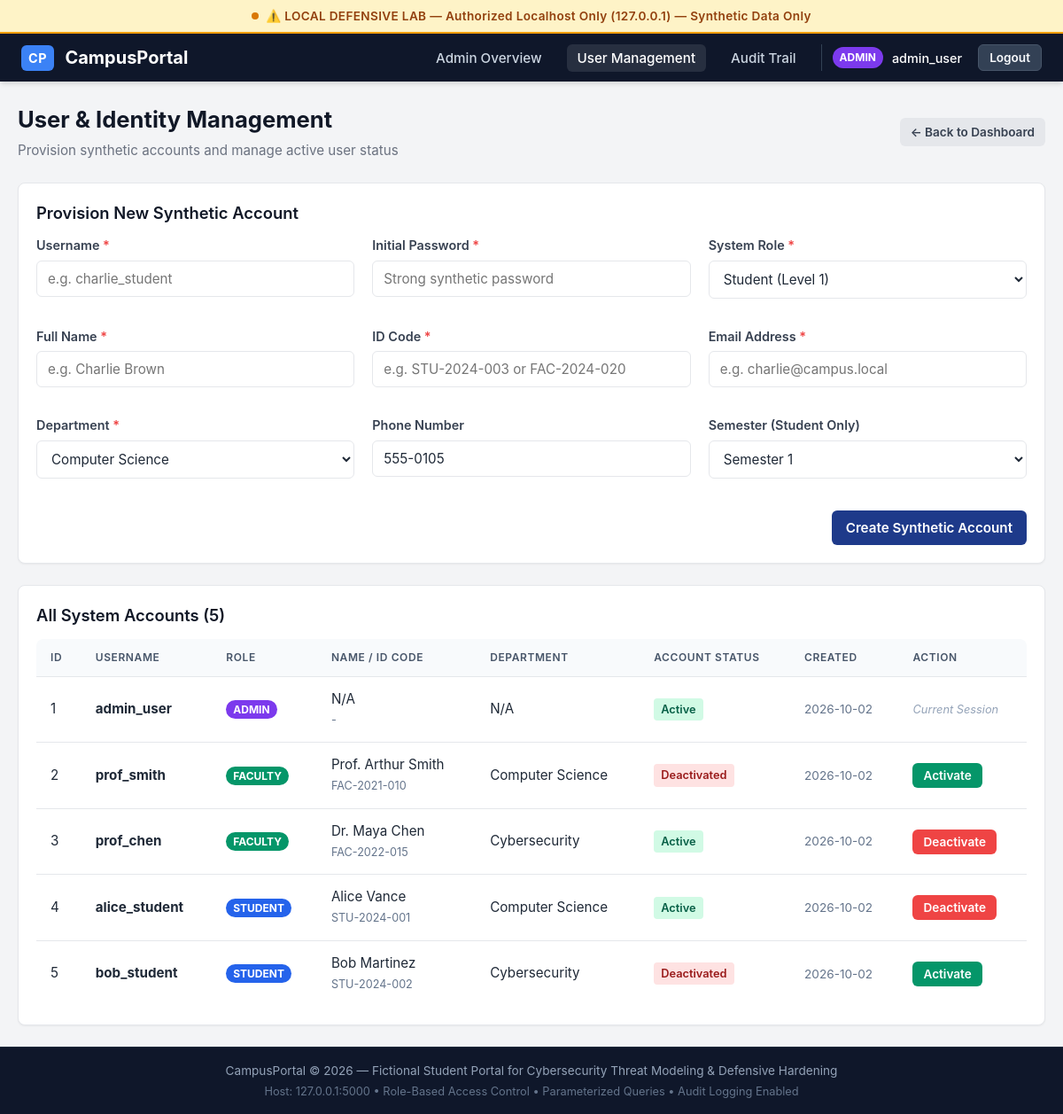
Page /admin/users (signed in) on the committed database.
### tables this page shows
CREATE TABLE users (
            id INTEGER PRIMARY KEY AUTOINCREMENT,
            username TEXT UNIQUE NOT NULL,
            password_hash TEXT NOT NULL,
            role TEXT NOT NULL CHECK(role IN ('student', 'faculty', 'admin')),
            is_active INTEGER NOT NULL DEFAULT 1,
            created_at TEXT NOT NULL,
            last_login TEXT
        );

### app.py (the view)
    @app.route("/admin/users")
    @roles_required("admin")
    def admin_users():
        conn = get_db_connection(app.config["DATABASE_PATH"])
        users = conn.execute("""
            SELECT u.id, u.username, u.role, u.is_active, u.created_at, u.last_login,
                   COALESCE(s.full_name, f.full_name) AS full_name,
                   COALESCE(s.student_id_code, f.faculty_id_code) AS id_code,
                   COALESCE(s.department, f.department) AS department
            FROM users u
            LEFT JOIN students s ON s.user_id = u.id
            LEFT JOIN faculty f ON f.user_id = u.id
            ORDER BY u.id ASC
        """).fetchall()
        conn.close()
        return render_template("admin/users.html", users=users, departments=ALLOWED_DEPARTMENTS)

### database.py (called while the page is built)
def get_db_connection(db_path=None):
    if db_path is None:
        try:
            from flask import current_app
            if current_app and current_app.config.get("DATABASE_PATH"):
                db_path = current_app.config["DATABASE_PATH"]
        except (RuntimeError, ImportError):
            pass
    path = db_path or Config.DATABASE_PATH
    conn = sqlite3.connect(path)
    conn.row_factory = sqlite3.Row
    conn.execute("PRAGMA foreign_keys = ON")
    return conn

### security.py (called while the page is built, shortened)
def generate_csrf_token() -> str:
    if "_csrf_token" not in session:
        session["_csrf_token"] = secrets.token_hex(24)
    return session["_csrf_token"]

def roles_required(*allowed_roles):
    def decorator(f):
        @wraps(f)
        def decorated_function(*args, **kwargs):
            user_id = session.get("user_id")
            role = session.get("role")
            username = session.get("username")
            if not user_id or not role:
                flash("Please log in to access this page.", "warning")
                return redirect(url_for("login", next=request.path))
            conn = get_db_connection()
            user = conn.execute(
                "SELECT id, is_active, role FROM users WHERE id = ?", (user_id,)
            ).fetchone()
            conn.close()
            return f(*args, **kwargs)
        return decorated_function
    return decorator

### templates/admin/users.html (shortened to what this page needs)
{% extends "base.html" %}
{% block content %}
<div class="page-header">
  <div>
    <h1 class="page-title">User &amp; Identity Management</h1>
    <p class="page-subtitle">Provision synthetic accounts and manage active user status</p>
  </div>
  <div>
    <a href="{{ url_for('admin_dashboard') }}" class="btn btn-secondary btn-sm">&larr; Back to Dashboard</a>
  </div>
</div>
<div class="card" style="margin-bottom: 24px;">
  <div class="card-title">Provision New Synthetic Account</div>
  <form action="{{ url_for('admin_create_user') }}" method="POST">
    <div class="grid-container" style="margin-bottom: 16px;">
      <div class="form-group">
        <label for="new_username" class="form-label">Username <span style="color: var(--danger);">*</span></label>
        <input type="text" id="new_username" name="username" class="form-input" placeholder="e.g. charlie_student" required>
      </div>
      <div class="form-group">
        <label for="new_password" class="form-label">Initial Password <span style="color: var(--danger);">*</span></label>
        <input type="password" id="new_password" name="password" class="form-input" placeholder="Strong synthetic password" required>
      </div>
      <div class="form-group">
        <label for="new_role" class="form-label">System Role <span style="color: var(--danger);">*</span></label>
        <select id="new_role" name="role" class="form-select" required>
          <option value="student">Student (Level 1)</option>
        </select>
      </div>
    </div>
    <div class="grid-container" style="margin-bottom: 16px;">
      <div class="form-group">
        <label for="new_full_name" class="form-label">Full Name <span style="color: var(--danger);">*</span></label>
        <input type="text" id="new_full_name" name="full_name" class="form-input" placeholder="e.g. Charlie Brown" required>
      </div>
      <div class="form-group">
        <label for="new_id_code" class="form-label">ID Code <span style="color: var(--danger);">*</span></label>
        <input type="text" id="new_id_code" name="id_code" class="form-input" placeholder="e.g. STU-2024-003 or FAC-2024-020" required>
      </div>
      <div class="form-group">
        <label for="new_email" class="form-label">Email Address <span style="color: var(--danger);">*</span></label>
        <input type="email" id="new_email" name="email" class="form-input" placeholder="e.g. charlie@campus.local" required>
      </div>
    </div>
    <div class="grid-container" style="margin-bottom: 20px;">
      <div class="form-group">
        <label for="new_department" class="form-label">Department <span style="color: var(--danger);">*</span></label>
        <select id="new_department" name="department" class="form-select" required>
          {% for dept in departments %}
            <option value="{{ dept }}">{{ dept }}</option>
          {% endfor %}
        </select>
      </div>
      <div class="form-group">
        <label for="new_phone" class="form-label">Phone Number</label>
        <input type="text" id="new_phone" name="phone" class="form-input" placeholder="e.g. 555-0105" value="555-0105">
      </div>
      <div class="form-group">
        <label for="new_semester" class="form-label">Semester (Student Only)</label>
        <select id="new_semester" name="semester" class="form-select">
          {% for s in range(1, 9) %}
            <option value="{{ s }}">Semester {{ s }}</option>
          {% endfor %}
        </select>
      </div>
    </div>
    <div style="display: flex; justify-content: flex-end;">
      <button type="submit" class="btn btn-primary">Create Synthetic Account</button>
    </div>
  </form>
</div>
<div class="card">
  <div class="card-title">All System Accounts ({{ users|length }})</div>
  <div class="table-responsive" style="border: none; box-shadow: none; margin-bottom: 0;">
    <table class="portal-table">
      <thead>
        <tr>
          <th>ID</th>
          <th>Username</th>
          <th>Role</th>
          <th>Name / ID Code</th>
          <th>Department</th>
          <th>Account Status</th>
          <th>Created</th>
          <th>Action</th>
        </tr>
      </thead>
      <tbody>
        {% for u in users %}
          <tr>
            <td>{{ u.id }}</td>
            <td><strong>{{ u.username }}</strong></td>
            <td>
              <span class="role-pill role-{{ u.role }}">{{ u.role }}</span>
            </td>
            <td>
              {{ u.full_name or 'N/A' }}<br>
              <small style="color: #64748b;">{{ u.id_code or '-' }}</small>
            </td>
            <td>{{ u.department or 'N/A' }}</td>
            <td>
              {% if u.is_active == 1 %}
                <span class="badge badge-success">Active</span>
              {% else %}
                <span class="badge badge-danger">Deactivated</span>
              {% endif %}
            </td>
            <td style="color: #64748b; font-size: 0.85rem;">{{ u.created_at[:10] }}</td>
            <td>
              {% if u.id == session.get('user_id') %}
                <span style="font-size: 0.8rem; color: #94a3b8; font-style: italic;">Current Session</span>
              {% else %}
                <form action="{{ url_for('admin_toggle_user_status') }}" method="POST" style="display: inline;">
                  {% if u.is_active == 1 %}
                    <button type="submit" class="btn btn-danger btn-sm" onclick="return confirm('Deactivate user account {{ u.username }}?')">Deactivate</button>
                  {% else %}
                    <button type="submit" class="btn btn-secondary btn-sm" style="background-color: #059669; color: #ffffff;">Activate</button>
                  {% endif %}
                </form>
              {% endif %}
            </td>
          </tr>
        {% endfor %}
      </tbody>
    </table>
  </div>
</div>
{% endblock %}

### templates/base.html (shortened to what this page needs)
<!DOCTYPE html>
<html lang="en">
<head>
  <link rel="stylesheet" href="{{ url_for('static', filename='css/style.css') }}">
</head>
<body>
  <div class="lab-banner" role="alert">
    <span class="pulse-dot"></span>
    <span>⚠️ LOCAL DEFENSIVE LAB — Authorized Localhost Only (127.0.0.1) — Synthetic Data Only</span>
  </div>
  <nav class="navbar">
    <a href="{{ url_for('index') }}" class="navbar-brand">
      <span class="logo-badge">CP</span>
      <span>CampusPortal</span>
    </a>
    <ul class="nav-links">
      {% if session.get('user_id') %}
        {% set role = session.get('role') %}
        {% if role == 'student' %}
          <li><a href="{{ url_for('student_dashboard') }}" class="{% if request.path == url_for('student_dashboard') %}active{% endif %}">Dashboard</a></li>
          <li><a href="{{ url_for('student_profile') }}" class="{% if request.path == url_for('student_profile') %}active{% endif %}">My Profile</a></li>
          <li><a href="{{ url_for('student_grades') }}" class="{% if request.path == url_for('student_grades') %}active{% endif %}">Grades</a></li>
          <li><a href="{{ url_for('student_attendance') }}" class="{% if request.path == url_for('student_attendance') %}active{% endif %}">Attendance</a></li>
        {% elif role == 'faculty' %}
          <li><a href="{{ url_for('faculty_dashboard') }}" class="{% if request.path == url_for('faculty_dashboard') %}active{% endif %}">Faculty Dashboard</a></li>
          <li><a href="{{ url_for('faculty_grades') }}" class="{% if request.path == url_for('faculty_grades') %}active{% endif %}">Manage Grades</a></li>
        {% elif role == 'admin' %}
          <li><a href="{{ url_for('admin_dashboard') }}" class="{% if request.path == url_for('admin_dashboard') %}active{% endif %}">Admin Overview</a></li>
          <li><a href="{{ url_for('admin_users') }}" class="{% if request.path == url_for('admin_users') %}active{% endif %}">User Management</a></li>
          <li><a href="{{ url_for('admin_audit') }}" class="{% if request.path == url_for('admin_audit') %}active{% endif %}">Audit Trail</a></li>
        {% endif %}
        <li class="user-profile-badge">
          <span class="role-pill role-{{ role }}">{{ role }}</span>
          <span style="font-weight: 500; font-size: 0.9rem;">{{ session.get('username') }}</span>
          <form action="{{ url_for('logout') }}" method="POST" style="display: inline; margin-left: 8px;">
            <button type="submit" class="btn btn-secondary btn-sm" style="background-color: #334155; color: #f8fafc; border: 1px solid #475569;">Logout</button>
          </form>
        </li>
      {% else %}
        <li><a href="{{ url_for('login') }}" class="btn btn-primary btn-sm">Sign In</a></li>
      {% endif %}
    </ul>
  </nav>
  <main class="main-content">
    {% block content %}{% endblock %}
  </main>
  <footer class="portal-footer">
    <p>CampusPortal &copy; 2026 — Fictional Student Portal for Cybersecurity Threat Modeling &amp; Defensive Hardening</p>
    <p style="margin-top: 4px; font-size: 0.8rem; color: #64748b;">
      Host: 127.0.0.1:5000 &bull; Role-Based Access Control &bull; Parameterized Queries &bull; Audit Logging Enabled
    </p>
  </footer>
</body>
</html>

### rows in the picture
users: role "ADMIN", get "admin_user", id "1", username "admin_user", full_name "N/A", id_code "-", department "N/A", is_active "Active", created_at "2026-10-02", shows "Current Session"
users: id "2", username "prof_smith", role "FACULTY", full_name "Prof. Arthur Smith", id_code "FAC-2021-010", department "Computer Science", is_active "Deactivated", created_at "2026-10-02"
users: id "3", username "prof_chen", role "FACULTY", full_name "Dr. Maya Chen", id_code "FAC-2022-015", department "Cybersecurity", is_active "Active", created_at "2026-10-02"
users: id "4", username "alice_student", role "STUDENT", full_name "Alice Vance", id_code "STU-2024-001", department "Computer Science", is_active "Active", created_at "2026-10-02"
users: id "5", username "bob_student", role "STUDENT", full_name "Bob Martinez", id_code "STU-2024-002", department "Cybersecurity", is_active "Deactivated", created_at "2026-10-02"

### other values in the picture
{{ users|length }} "5"
form field department "Computer Science"
